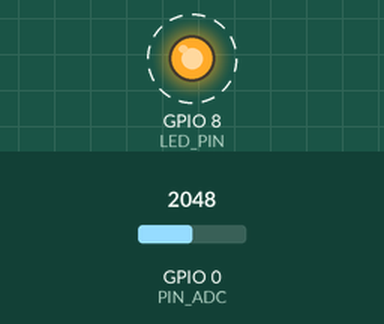
Recording of a sketch running on a simulated ESP32-C3. Parts: output pins drawn as LEDs (lit = HIGH). Dashed ring = blinking. The inputs (shaded band) are chosen by the test bench; at power-on: GPIO 0 (PIN_ADC) = 2048. A WiFi scan finds three made-up networks; what the sketch prints to the serial monitor is not drawn.

Above: at 2.7 s.
Timing chart, 0 to 5.1 s (numbered marks = the images above):
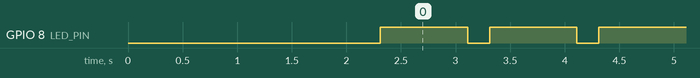

Measured:
- by itself, GPIO 8 (LED_PIN): alternates HIGH for 0.80 s and LOW for 0.20 s

The sketch:

esp32c3_supermini_test.ino
```cpp
/*
 * ESP32-C3 SuperMini - Test de placa
 *
 * Verifica que la placa este viva: parpadea el LED, imprime info del chip,
 * lee el ADC y escanea las redes WiFi.
 *
 * IMPORTANTE: esta placa NO tiene chip USB-serie. El puerto serie lo hace
 * el propio ESP32-C3 (USB CDC). Si no activas "USB CDC On Boot: Enabled"
 * en el menu Herramientas, NO vas a ver nada en el Monitor Serie.
 * Ver README.md.
 */

#include <WiFi.h>

#define LED_PIN 8        // LED azul de la placa (logica invertida: LOW = encendido)
#define PIN_ADC 0        // GPIO0 = ADC1_CH0

void setup() {
  Serial.begin(115200);

  // Con USB CDC el puerto tarda en levantar. Esperamos hasta 3 s a que el
  // monitor se conecte, pero no bloqueamos para siempre si corre sin PC.
  unsigned long t0 = millis();
  while (!Serial && millis() - t0 < 3000) {
    delay(10);
  }

  pinMode(LED_PIN, OUTPUT);

  Serial.println();
  Serial.println("=== ESP32-C3 SuperMini ===");
  Serial.print("Chip:      ");
  Serial.println(ESP.getChipModel());
  Serial.print("Revision:  ");
  Serial.println(ESP.getChipRevision());
  Serial.print("CPU:       ");
  Serial.print(getCpuFrequencyMhz());
  Serial.println(" MHz");
  Serial.print("Flash:     ");
  Serial.print(ESP.getFlashChipSize() / (1024 * 1024));
  Serial.println(" MB");
  Serial.print("RAM libre: ");
  Serial.print(ESP.getFreeHeap());
  Serial.println(" bytes");
  Serial.print("MAC:       ");
  Serial.println(WiFi.macAddress());

  // Escaneo WiFi: sirve para ver que tan mal anda la antena de esta placa
  Serial.println("\nEscaneando WiFi...");
  WiFi.mode(WIFI_STA);
  WiFi.disconnect();
  delay(100);

  int n = WiFi.scanNetworks();
  if (n == 0) {
    Serial.println("  No se encontraron redes.");
  } else {
    Serial.print("  ");
    Serial.print(n);
    Serial.println(" redes:");
    for (int i = 0; i < n && i < 10; i++) {
      Serial.print("   ");
      Serial.print(WiFi.SSID(i));
      Serial.print("  ");
      Serial.print(WiFi.RSSI(i));
      Serial.println(" dBm");
    }
  }
  Serial.println();
}

void loop() {
  // LED invertido: LOW enciende
  digitalWrite(LED_PIN, LOW);
  delay(200);
  digitalWrite(LED_PIN, HIGH);
  delay(800);

  // ADC1_CH0 en GPIO0. Resolucion 12 bits -> 0..4095
  int lectura = analogRead(PIN_ADC);
  Serial.print("ADC GPIO0: ");
  Serial.print(lectura);
  Serial.print("  (");
  Serial.print(lectura * 3.3 / 4095.0, 2);
  Serial.println(" V aprox)");
}
```
